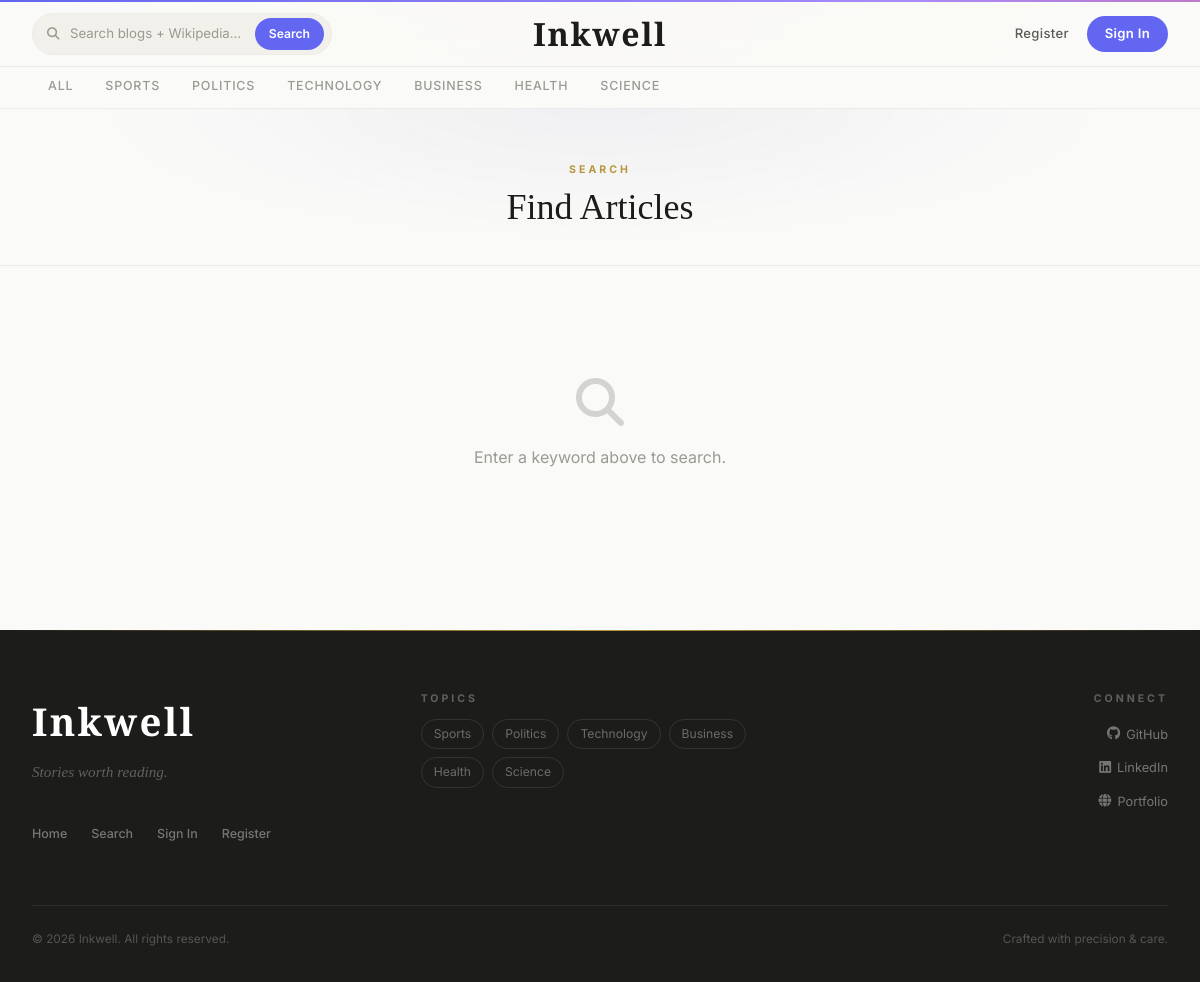
The app's page /search/ with its own data.
### blogs/models.py (models this page shows, shortened)
class Category(models.Model):
    category_name = models.CharField(max_length=50, unique=True)
    created_at = models.DateTimeField(auto_now_add=True)
    updated_at = models.DateTimeField(auto_now=True)
    class Meta:
        verbose_name_plural = 'categories'

### assignments/models.py (models this page shows, shortened)
class SocialLink(models.Model):
    platform = models.CharField(max_length=25)
    link = models.URLField(max_length=100)
    created_at = models.DateTimeField(auto_now_add=True)
    updated_at = models.DateTimeField(auto_now=True)

### blogs/views.py (the view)
# urls.py: path('search/', BlogsView.search, name='search'),
def search(request):
    keyword = (request.GET.get('keyword') or '').strip()
    if keyword:
        blogs = Blog.objects.filter(
            Q(title__icontains=keyword) |
            Q(short_description__icontains=keyword) |
            Q(blog_body__icontains=keyword),
            status='Published'
        )
        wiki_results = fetch_wikipedia_results(keyword, limit=6)
    else:
        blogs = Blog.objects.none()
        wiki_results = []
    context = {
        'blogs': blogs,
        'keyword': keyword,
        'wiki_results': wiki_results,
    }
    return render(request, 'search.html', context)

### blogs/context_processors.py (called while the page is built)
def get_categories(request):
    categories = Category.objects.all()
    return dict(categories=categories)

def get_social_links(request):
    social_links = SocialLink.objects.all()
    return dict(social_links=social_links)

### templates/search.html (shortened to what this page needs)
{% extends 'base.html' %}
{% block content %}
<div style="padding:52px 0 36px;border-bottom:1px solid var(--border-light);margin-bottom:48px;animation:pageFadeIn var(--dur-slow) var(--ease-out);background:radial-gradient(ellipse at 50% 0%,rgba(99,102,241,.05) 0%,transparent 60%);">
  <div class="site-container" style="text-align:center;">
    <p class="section-label" style="text-align:center;margin-bottom:8px;">Search</p>
    <h2 style="font-size:clamp(1.6rem,3vw,2.4rem);font-weight:500;margin-bottom:0;">
      {% if keyword %}"{{ keyword }}"{% else %}Find Articles{% endif %}
    </h2>
  </div>
</div>
<div class="site-container" style="padding-bottom:80px;">
  <div class="row" style="row-gap:28px;">
    {% for blog in blogs %}
    <div class="col-lg-4 col-md-6 reveal" style="transition-delay:{{ forloop.counter0 }}0ms;">
      <div class="blog-card">
        {% if blog.featured_image %}
        <div class="blog-card-img-wrap">
          <img class="blog-card-img" src="{{ blog.featured_image.url }}" alt="{{ blog.title|default:'Story image' }}">
        </div>
        {% else %}
        <div style="height:200px;background:linear-gradient(135deg,var(--accent-soft),var(--gold-soft));display:flex;align-items:center;justify-content:center;">
          <i class="fa-solid fa-feather-pointed" style="font-size:2rem;color:var(--accent);opacity:.3;"></i>
        </div>
        {% endif %}
        <div class="blog-card-body">
          <span class="blog-card-category">{{ blog.category|default:"General" }}</span>
          <h3 class="blog-card-title"><a href="{% url 'blogs' blog.slug %}">{{ blog.title|default:"Untitled Story" }}</a></h3>
          <p class="blog-card-excerpt">{{ blog.short_description|default:"A short description is not available for this story yet."|truncatewords:16 }}</p>
          <div class="blog-card-meta">
            <div class="blog-card-avatar">{{ blog.author.username|first|upper }}</div>
            <span><a href="{% url 'view_profile' blog.author.username %}" style="color:inherit;">{{ blog.author|default:blog.author.username|default:"Unknown author" }}</a></span>
            <span>·</span>
            <span>{{ blog.created_at|timesince }} ago</span>
          </div>
        </div>
      </div>
    </div>
    {% empty %}
    <div class="col-12 text-center reveal" style="padding:64px 0;">
      <i class="fa-solid fa-magnifying-glass" style="font-size:3rem;color:var(--text-tertiary);opacity:.4;"></i>
      <p style="margin-top:16px;color:var(--text-tertiary);">
        {% if keyword %}No articles found for "<strong>{{ keyword }}</strong>". Try a different term.{% else %}Enter a keyword above to search.{% endif %}
      </p>
    </div>
    {% endfor %}
  </div>
</div>
{% endblock %}

### templates/base.html (shortened to what this page needs)
{% load static %}
<!DOCTYPE html>
<html lang="en">
<head>
  <link href="https://getbootstrap.com/docs/4.0/dist/css/bootstrap.min.css" rel="stylesheet">
  <link href="{% static 'css/blog.css' %}" rel="stylesheet">
  <link rel="stylesheet" href="https://cdnjs.cloudflare.com/ajax/libs/font-awesome/6.4.0/css/all.min.css">
</head>
<body>
  <div class="ambient-light" aria-hidden="true"></div>
  <header class="blog-header" id="site-header">
    <div class="nav-inner">
      <div class="nav-left">
        <form action="{% url 'search' %}" method="GET" style="display:flex;">
          <div class="premium-search nav-search">
            <i class="fa-solid fa-magnifying-glass" style="color:var(--text-tertiary);font-size:0.78rem;"></i>&nbsp;
            <input type="text" name="keyword" value="{{ keyword }}" placeholder="Search blogs + Wikipedia…" autocomplete="off"/>
            <button type="submit">Search</button>
          </div>
        </form>
      </div>
      <a class="blog-header-logo" href="/">Inkwell</a>
      <div class="nav-right">
        {% if not user.is_authenticated %}
          <a class="nav-link-item" href="{% url 'register' %}">Register</a>
          <a class="nav-link-item btn-fill" href="{% url 'login' %}">Sign In</a>
        {% endif %}
      </div>
    </div>
  </header>
  <div class="nav-scroller">
    <nav class="nav d-flex">
      <a class="nav-category" href="/">All</a>
      {% for cat in categories %}
      <a class="nav-category" href="{% url 'posts_by_category' cat.id %}">{{ cat.category_name }}</a>
      {% endfor %}
    </nav>
  </div>
  <div class="page-content" id="page-content">
    {% block content %}{% endblock %}
  </div>
  {% block footer %}
  <footer class="blog-footer">
    <div class="container">
      <div class="row">
        <div class="col-lg-4 mb-4">
          <a href="/" class="footer-brand">Inkwell</a>
          <span class="footer-tagline">Stories worth reading.</span>
          <div class="footer-nav">
            <a href="/">Home</a>
            <a href="{% url 'search' %}">Search</a>
            {% if user.is_authenticated %}
            <a href="{% url 'dashboard' %}">Dashboard</a>
            {% else %}
            <a href="{% url 'login' %}">Sign In</a>
            <a href="{% url 'register' %}">Register</a>
            {% endif %}
          </div>
        </div>
        <div class="col-lg-4 mb-4">
          <p class="section-label" style="color:rgba(255,255,255,.3);margin-bottom:12px;">Topics</p>
          <div style="display:flex;flex-wrap:wrap;gap:8px;">
            {% for cat in categories %}
            <a href="{% url 'posts_by_category' cat.id %}"
              style="font-size:0.76rem;color:rgba(255,255,255,.35);padding:4px 12px;border:1px solid rgba(255,255,255,.1);border-radius:20px;transition:all .2s;"
              onmouseover="this.style.color='rgba(255,255,255,.8)';this.style.borderColor='rgba(255,255,255,.3)';"
              onmouseout="this.style.color='rgba(255,255,255,.35)';this.style.borderColor='rgba(255,255,255,.1)';">
              {{ cat.category_name }}
            </a>
            {% endfor %}
          </div>
        </div>
        <div class="col-lg-4 mb-4 text-lg-right">
          {% if social_links %}
          <p class="section-label" style="color:rgba(255,255,255,.3);margin-bottom:12px;">Connect</p>
          {% for link in social_links %}
          <a href="{{ link.link }}" target="_blank" rel="noopener"
            style="display:inline-flex;align-items:center;gap:6px;font-size:0.8rem;color:rgba(255,255,255,.4);margin-bottom:8px;transition:color .2s;"
            onmouseover="this.style.color='rgba(255,255,255,.8)';"
            onmouseout="this.style.color='rgba(255,255,255,.4)';">
            {% if link.platform == 'GitHub' %}<i class="fa-brands fa-github" style="font-size:0.85rem;"></i>
            {% elif link.platform == 'LinkedIn' %}<i class="fa-brands fa-linkedin" style="font-size:0.85rem;"></i>
            {% elif link.platform == 'Portfolio' or link.platform == 'Website' %}<i class="fa-solid fa-globe" style="font-size:0.8rem;"></i>
            {% elif link.platform == 'Twitter' or link.platform == 'X' %}<i class="fa-brands fa-x-twitter" style="font-size:0.8rem;"></i>
            {% elif link.platform == 'Facebook' %}<i class="fa-brands fa-facebook" style="font-size:0.85rem;"></i>
            {% elif link.platform == 'Instagram' %}<i class="fa-brands fa-instagram" style="font-size:0.85rem;"></i>
            {% else %}<i class="fa-solid fa-link" style="font-size:0.7rem;"></i>{% endif %}
            {{ link.platform }}
          </a><br>
          {% endfor %}
          {% endif %}
        </div>
      </div>
      <div class="footer-divider"></div>
      <div class="d-flex justify-content-between align-items-center flex-wrap" style="gap:12px;">
        <span class="footer-copy">© 2026 Inkwell. All rights reserved.</span>
        <span class="footer-copy">Crafted with precision &amp; care.</span>
      </div>
    </div>
  </footer>
  {% endblock %}
</body>
</html>

### records on screen
Category: category_name "SPORTS", category_name "Sports"
Category: category_name "POLITICS", category_name "Politics"
Category: category_name "TECHNOLOGY", category_name "Technology"
Category: category_name "BUSINESS", category_name "Business"
Category: category_name "HEALTH", category_name "Health"
Category: category_name "SCIENCE", category_name "Science"
SocialLink: platform "GitHub"
SocialLink: platform "LinkedIn"
SocialLink: platform "Portfolio"
